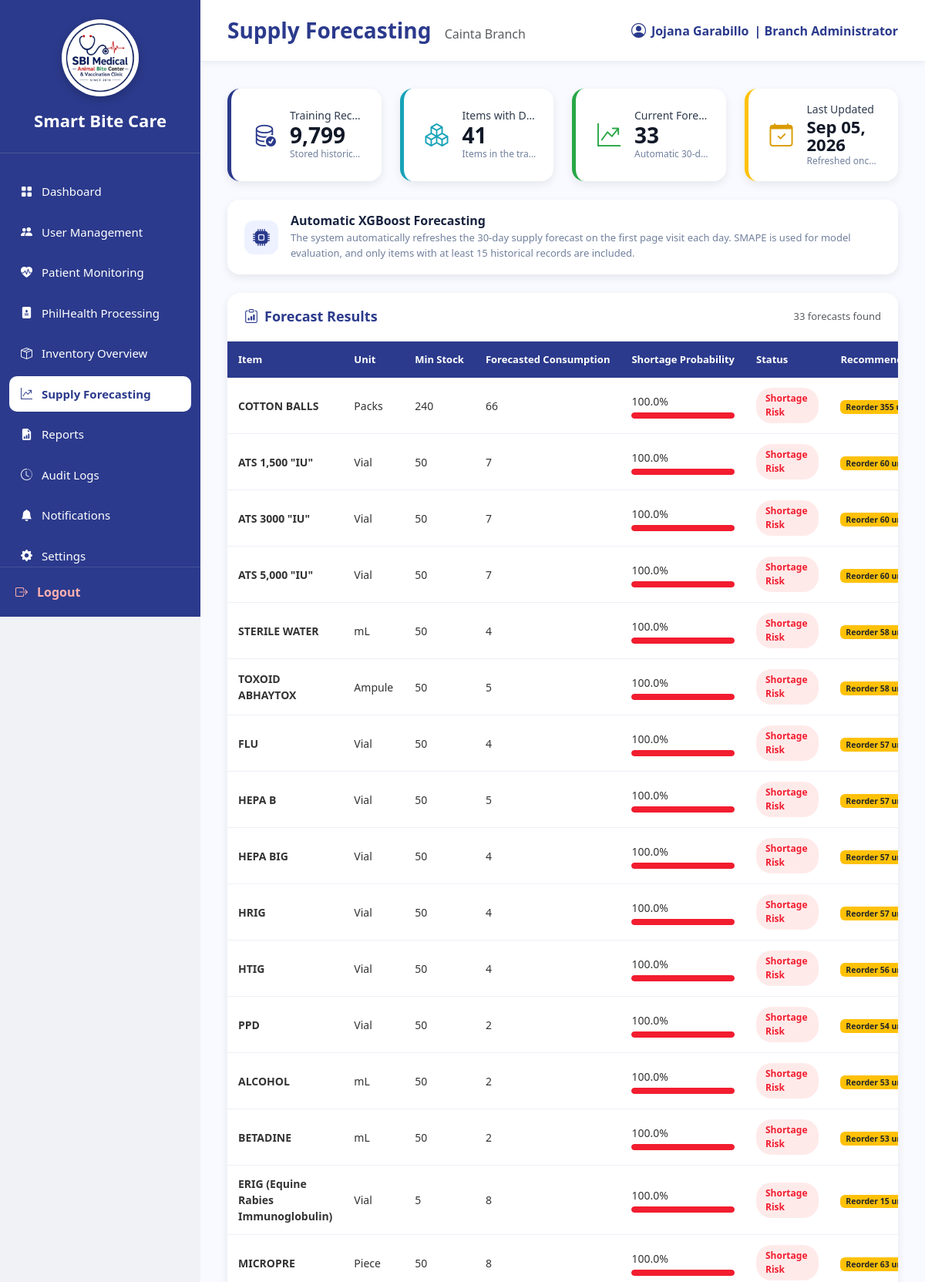
The page /BranchAdmin_Forecasting.php (signed in, upper part) on the database its author committed.
### tables this page shows
CREATE TABLE `users` (
  `user_id` int(11) NOT NULL,
  `branch_id` varchar(10) DEFAULT NULL,
  `role_id` int(11) NOT NULL,
  `username` varchar(100) NOT NULL,
  `email` varchar(255) NOT NULL,
  `password` varchar(255) NOT NULL,
  `status` enum('Active','Inactive') DEFAULT 'Active',
  `created_at` timestamp NOT NULL DEFAULT current_timestamp(),
  `last_login` datetime DEFAULT NULL
);

CREATE TABLE `branches` (
  `branch_id` varchar(10) NOT NULL,
  `branch_name` varchar(150) NOT NULL,
  `branch_address` text DEFAULT NULL,
  `contact_number` varchar(30) DEFAULT NULL,
  `email` varchar(150) DEFAULT NULL,
  `status` enum('Active','Inactive') DEFAULT 'Active',
  `created_at` timestamp NOT NULL DEFAULT current_timestamp()
);

CREATE TABLE `forecast_results` (
  `forecast_id` int(11) NOT NULL,
  `item_id` int(11) NOT NULL,
  `branch_id` varchar(10) NOT NULL,
  `forecast_date` date NOT NULL,
  `shortage_probability` decimal(5,4) DEFAULT NULL,
  `forecast_status` varchar(100) DEFAULT NULL,
  `recommended_reorder` decimal(12,2) DEFAULT NULL,
  `generated_by` int(11) DEFAULT NULL,
  `forecasted_consumption` decimal(12,2) DEFAULT NULL,
  `forecast_days` int(11) DEFAULT NULL
);

CREATE TABLE `inventory_items` (
  `item_id` int(11) NOT NULL,
  `category_id` int(11) NOT NULL,
  `unit_id` int(11) NOT NULL,
  `item_name` varchar(255) NOT NULL,
  `minimum_stock` int(11) DEFAULT 0,
  `description` text DEFAULT NULL,
  `is_forecastable` tinyint(1) NOT NULL DEFAULT 0,
  `is_consumable` tinyint(1) NOT NULL DEFAULT 1,
  `base_unit_label` varchar(30) DEFAULT NULL,
  `display_unit_label` varchar(30) DEFAULT NULL,
  `conversion_to_base` decimal(12,4) NOT NULL DEFAULT 1.0000
);

CREATE TABLE `units` (
  `unit_id` int(11) NOT NULL,
  `unit_name` varchar(100) NOT NULL
);

### BranchAdmin_Forecasting.php (the view, shortened to what this page needs)
<?php
require_once 'sources/db_connect.php';
$user_id = (int)$_SESSION['user_id'];
$branch_id = $_SESSION['branch_id'] ?? null;
$user_sql = "SELECT u.username, b.branch_name
             FROM users u
             LEFT JOIN branches b ON u.branch_id = b.branch_id
             WHERE u.user_id = ?";
$user_stmt = $conn->prepare($user_sql);
$user_stmt->bind_param("i", $user_id);
$user_stmt->execute();
$user_result = $user_stmt->get_result();
$user_data = $user_result->fetch_assoc();
$username = $user_data['username'] ?? 'Branch Admin';
$branch_name = $user_data['branch_name'] ?? 'Unknown Branch';
$forecast_days = 30;
$minimum_records_per_item = 15;
$latest_forecast_sql = "SELECT MAX(forecast_date) AS latest_forecast_date,
                               CURDATE() AS database_today,
                               COALESCE(SUM(
                                   CASE
                                       WHEN forecast_date = CURDATE() AND forecast_days = ? THEN 1
                                       ELSE 0
                                   END
                               ), 0) AS today_forecast_count
                        FROM forecast_results
                        WHERE branch_id = ?";
$latest_forecast_stmt = $conn->prepare($latest_forecast_sql);
$latest_forecast_stmt->bind_param("is", $forecast_days, $branch_id);
$latest_forecast_stmt->execute();
$latest_forecast_data = $latest_forecast_stmt->get_result()->fetch_assoc();
$latest_forecast_date = $latest_forecast_data['latest_forecast_date'] ?? null;
$forecasts = [];
$forecast_sql = "SELECT
                p.*,
                i.item_name,
                i.minimum_stock,
                u.unit_name
             FROM forecast_results p
             JOIN inventory_items i ON p.item_id = i.item_id
             LEFT JOIN units u ON i.unit_id = u.unit_id
             WHERE p.branch_id = ?
             ORDER BY p.shortage_probability DESC";
$forecast_stmt = $conn->prepare($forecast_sql);
$forecast_stmt->bind_param("s", $branch_id);
$forecast_stmt->execute();
$forecast_result = $forecast_stmt->get_result();
while ($row = $forecast_result->fetch_assoc()) {
    if ($row['shortage_probability'] >= 0.8) {
        $status_color = 'danger';
    } elseif ($row['shortage_probability'] >= 0.6) {
        $status_color = 'warning';
    } else {
        $status_color = 'success';
    }
    $forecasts[] = [
        'item_name' => $row['item_name'],
        'unit_name' => $row['unit_name'],
        'shortage_probability' => (float)$row['shortage_probability'],
        'forecast_status' => $row['forecast_status'],
        'status_color' => $status_color,
        'recommended_reorder' => (int)$row['recommended_reorder'],
        'forecasted_consumption' => (int)$row['forecasted_consumption'],
        'forecast_days' => (int)$row['forecast_days'],
        'minimum_stock' => (int)$row['minimum_stock'],
        'forecast_date' => date('m/d/Y', strtotime($row['forecast_date']))
    ];
}
$stats_sql = "SELECT
                COUNT(DISTINCT item_id) as item_count,
                COUNT(*) as total_records,
                MIN(record_date) as earliest_date,
                MAX(record_date) as latest_date,
                AVG(quantity_used) as avg_usage
             FROM training_dataset
             WHERE branch_id = ?";
$stats_stmt = $conn->prepare($stats_sql);
$stats_stmt->bind_param("s", $branch_id);
$stats_stmt->execute();
$stats_result = $stats_stmt->get_result();
$training_stats = $stats_result->fetch_assoc();
?>
<!DOCTYPE html>
<html lang="en">
<head>
    <link href="https://cdn.jsdelivr.net/npm/bootstrap@5.3.3/dist/css/bootstrap.min.css" rel="stylesheet">
    <link rel="stylesheet" href="https://cdn.jsdelivr.net/npm/bootstrap-icons@1.11.3/font/bootstrap-icons.min.css">
    <link rel="stylesheet" href="sidebar.css">
</head>
<body>
<div class="sidebar">
    <div class="logo-area">
        <div class="logo-frame">
            <img src="logo.png" alt="Smart Bite Care Logo" class="logo">
        </div>
        <div class="system-name">Smart Bite Care</div>
    </div>
    <nav class="nav-menu">
        <ul>
            <li><a href="BranchAdmin_Dashboard.php"><i class="bi bi-grid-fill"></i><span>Dashboard</span></a></li>
            <li><a href="BranchAdmin_UserManagement.php"><i class="bi bi-people-fill"></i><span>User Management</span></a></li>
            <li><a href="BranchAdmin_PatientMonitoring.php"><i class="bi bi-heart-pulse-fill"></i><span>Patient Monitoring</span></a></li>
            <li><a href="BranchAdmin_PhilhealthWorkflow.php"><i class="bi bi-file-medical-fill"></i><span>PhilHealth Processing</span></a></li>
            <li><a href="BranchAdmin_InventoryOverview.php"><i class="bi bi-box-seam"></i><span>Inventory Overview</span></a></li>
            <li><a class="active" href="BranchAdmin_Forecasting.php"><i class="bi bi-graph-up-arrow"></i><span>Supply Forecasting</span></a></li>
            <li><a href="BranchAdmin_Reports.php"><i class="bi bi-file-earmark-bar-graph-fill"></i><span>Reports</span></a></li>
            <li><a href="BranchAdmin_AuditLogs.php"><i class="bi bi-clock-history"></i><span>Audit Logs</span></a></li>
            <li><a href="BranchAdmin_Notifications.php"><i class="bi bi-bell-fill"></i><span>Notifications</span></a></li>
            <li><a href="BranchAdmin_Settings.php"><i class="bi bi-gear-fill"></i><span>Settings</span></a></li>
        </ul>
    </nav>
    <div class="logout">
        <a href="logout.php"><i class="bi bi-box-arrow-right"></i><span>Logout</span></a>
    </div>
</div>
<div class="main">
    <div class="topbar">
        <h3>Supply Forecasting <small class="text-muted fs-6"><?php echo htmlspecialchars($branch_name); ?></small></h3>
        <div class="profile">
            <i class="bi bi-person-circle"></i>
            <span><?php echo htmlspecialchars($username); ?></span>
            <span class="profile-role">| Branch Administrator</span>
        </div>
    </div>
    <div class="page-body">
        <div class="row g-4 mb-4">
            <div class="col-lg-3 col-md-6">
                <div class="stat-card stat-primary">
                    <div class="stat-icon"><i class="bi bi-database-check"></i></div>
                    <div class="stat-content">
                        <div class="stat-label">Training Records</div>
                        <div class="stat-number"><?php echo number_format($training_stats['total_records'] ?? 0); ?></div>
                        <div class="stat-description">Stored historical records</div>
                    </div>
                </div>
            </div>
            <div class="col-lg-3 col-md-6">
                <div class="stat-card stat-info">
                    <div class="stat-icon"><i class="bi bi-boxes"></i></div>
                    <div class="stat-content">
                        <div class="stat-label">Items with Data</div>
                        <div class="stat-number"><?php echo number_format($training_stats['item_count'] ?? 0); ?></div>
                        <div class="stat-description">Items in the training set</div>
                    </div>
                </div>
            </div>
            <div class="col-lg-3 col-md-6">
                <div class="stat-card stat-success">
                    <div class="stat-icon"><i class="bi bi-graph-up-arrow"></i></div>
                    <div class="stat-content">
                        <div class="stat-label">Current Forecasts</div>
                        <div class="stat-number"><?php echo count($forecasts); ?></div>
                        <div class="stat-description">Automatic 30-day results</div>
                    </div>
                </div>
            </div>
            <div class="col-lg-3 col-md-6">
                <div class="stat-card stat-warning">
                    <div class="stat-icon"><i class="bi bi-calendar-check"></i></div>
                    <div class="stat-content">
                        <div class="stat-label">Last Updated</div>
                        <div class="stat-number" style="font-size:22px;">
                            <?php echo $latest_forecast_date ? date('M d, Y', strtotime($latest_forecast_date)) : 'Pending'; ?>
                        </div>
                        <div class="stat-description">Refreshed once each day</div>
                    </div>
                </div>
            </div>
        </div>
        <div class="forecast-status-card">
            <div class="status-icon"><i class="bi bi-cpu-fill"></i></div>
            <div>
                <h5>Automatic XGBoost Forecasting</h5>
                <p>
                    The system automatically refreshes the 30-day supply forecast on the first page visit each day.
                    SMAPE is used for model evaluation, and only items with at least
                    <?php echo $minimum_records_per_item; ?> historical records are included.
                </p>
            </div>
        </div>
        <div class="table-wrap">
            <div class="table-header">
                <h5><i class="bi bi-clipboard-data me-2"></i>Forecast Results</h5>
                <span class="text-muted" style="font-size:13px;">
                    <?php echo count($forecasts); ?> forecasts found
                </span>
            </div>
            <table class="table data-table">
                <thead>
                    <tr>
                        <th>Item</th>
                        <th>Unit</th>
                        <th>Min Stock</th>
                        <th>Forecasted Consumption</th>
                        <th>Shortage Probability</th>
                        <th>Status</th>
                        <th>Recommendation</th>
                    </tr>
                </thead>
                <tbody>
                    <?php if (count($forecasts) > 0): ?>
                        <?php foreach ($forecasts as $forecast): ?>
                            <tr>
                                <td><strong><?php echo htmlspecialchars($forecast['item_name']); ?></strong></td>
                                <td><?php echo htmlspecialchars($forecast['unit_name'] ?? 'N/A'); ?></td>
                                <td><?php echo htmlspecialchars($forecast['minimum_stock']); ?></td>
                                <td><?php echo htmlspecialchars($forecast['forecasted_consumption'] ?? 'N/A'); ?></td>
                                <td>
                                    <?php echo number_format($forecast['shortage_probability'] * 100, 1); ?>%
                                    <div class="probability-bar">
                                        <div class="fill <?php
                                            echo $forecast['shortage_probability'] >= 0.8 ? 'fill-high' :
                                                ($forecast['shortage_probability'] >= 0.6 ? 'fill-medium' : 'fill-low');
                                        ?>"
                                             style="width: <?php echo $forecast['shortage_probability'] * 100; ?>%;">
                                        </div>
                                    </div>
                                </td>
                                <td>
                                    <span class="badge-status <?php
                                        echo $forecast['status_color'] == 'danger' ? 'badge-danger' :
                                            ($forecast['status_color'] == 'warning' ? 'badge-warning' : 'badge-success');
                                    ?>">
                                        <?php echo htmlspecialchars($forecast['forecast_status']); ?>
                                    </span>
                                </td>
                                <td>
                                    <?php if ($forecast['recommended_reorder'] > 0): ?>
                                        <span class="badge bg-warning text-dark">
                                            Reorder <?php echo htmlspecialchars($forecast['recommended_reorder']); ?> units
                                        </span>
                                    <?php else: ?>
                                        <span class="text-muted">No action needed</span>
                                    <?php endif; ?>
                                </td>
                            </tr>
                        <?php endforeach; ?>
                    <?php endif; ?>
                </tbody>
            </table>
        </div>
    </div>
</div>
</body>
</html>

### sidebar.css (style rules this page uses)
:root { --primary:#2B3A8C; --accent:#F21D2F; --bg:#F2F2F2; --white:#fff; }
.sidebar { width:260px; height:100vh; height:100dvh; min-height:0; background:var(--primary); display:flex; flex-direction:column; color:white; position:fixed; left:0; top:0; overflow:hidden; z-index:1000; box-sizing:border-box; }
.sidebar * { box-sizing:border-box; }
.logo-area { padding:25px 20px; border-bottom:1px solid rgba(255,255,255,.15); text-align:center; flex-shrink:0; }
.logo { width: 90px; height: 90px; display: block; object-fit: contain; }
.logo-frame { width: 100px; height: 100px; margin: 0 auto; border-radius: 50%; background: #fff; display: flex; align-items: center; justify-content: center; overflow: hidden; box-shadow: 0 4px 12px rgba(0,0,0,.2); border: 3px solid rgba(255,255,255,.3); }
.system-name { margin-top:15px; font-size:22px; font-weight:700; }
.nav-menu { margin-top:20px; flex:1; min-height:0; padding-bottom:10px; overflow-x:hidden; overflow-y:auto; overscroll-behavior:contain; scrollbar-width:thin; scrollbar-color:rgba(255,255,255,.45) transparent; -webkit-overflow-scrolling:touch; }
.nav-menu ul { list-style:none; padding:0; margin:0; }
.nav-menu li { margin:6px 12px; }
.nav-menu a { color:white; text-decoration:none; display:flex; align-items:center; gap:12px; padding:12px 15px; border-radius:10px; transition:.25s; font-size:15px; }
.nav-menu a.active { background:white; color:var(--primary); font-weight:600; }
.logout { padding:20px; flex-shrink:0; border-top:1px solid rgba(255,255,255,.12); background:var(--primary); }
.logout a { color:#ffb0b0; text-decoration:none; display:flex; align-items:center; gap:12px; font-weight:600; }

### rows shown on the page
users: branch.branch_name "Cainta Branch", username "Jojana Garabillo"
forecast_results: item.item_name "COTTON BALLS", units.unit_name "Packs", item.minimum_stock "240", forecasted_consumption "66", $forecast['shortage_probability']*100 "100.0", forecast_status "Shortage Risk", recommended_reorder "355"
forecast_results: item.item_name "ATS 1,500 \"IU\"", units.unit_name "Vial", item.minimum_stock "50", forecasted_consumption "7", $forecast['shortage_probability']*100 "100.0", forecast_status "Shortage Risk", recommended_reorder "60"
forecast_results: item.item_name "ATS 3000 \"IU\"", units.unit_name "Vial", item.minimum_stock "50", forecasted_consumption "7", $forecast['shortage_probability']*100 "100.0", forecast_status "Shortage Risk", recommended_reorder "60"
forecast_results: item.item_name "ATS 5,000 \"IU\"", units.unit_name "Vial", item.minimum_stock "50", forecasted_consumption "7", $forecast['shortage_probability']*100 "100.0", forecast_status "Shortage Risk", recommended_reorder "60"
forecast_results: item.item_name "STERILE WATER", units.unit_name "mL", item.minimum_stock "50", forecasted_consumption "4", $forecast['shortage_probability']*100 "100.0", forecast_status "Shortage Risk", recommended_reorder "58"
forecast_results: item.item_name "TOXOID ABHAYTOX", units.unit_name "Ampule", item.minimum_stock "50", forecasted_consumption "5", $forecast['shortage_probability']*100 "100.0", forecast_status "Shortage Risk", recommended_reorder "58"
forecast_results: item.item_name "FLU", units.unit_name "Vial", item.minimum_stock "50", forecasted_consumption "4", $forecast['shortage_probability']*100 "100.0", forecast_status "Shortage Risk", recommended_reorder "57"
forecast_results: item.item_name "HEPA B", units.unit_name "Vial", item.minimum_stock "50", forecasted_consumption "5", $forecast['shortage_probability']*100 "100.0", forecast_status "Shortage Risk", recommended_reorder "57"
forecast_results: item.item_name "HEPA BIG", units.unit_name "Vial", item.minimum_stock "50", forecasted_consumption "4", $forecast['shortage_probability']*100 "100.0", forecast_status "Shortage Risk", recommended_reorder "57"
forecast_results: item.item_name "HRIG", units.unit_name "Vial", item.minimum_stock "50", forecasted_consumption "4", $forecast['shortage_probability']*100 "100.0", forecast_status "Shortage Risk", recommended_reorder "57"
forecast_results: item.item_name "HTIG", units.unit_name "Vial", item.minimum_stock "50", forecasted_consumption "4", $forecast['shortage_probability']*100 "100.0", forecast_status "Shortage Risk", recommended_reorder "56"
forecast_results: item.item_name "PPD", units.unit_name "Vial", item.minimum_stock "50", forecasted_consumption "2", $forecast['shortage_probability']*100 "100.0", forecast_status "Shortage Risk", recommended_reorder "54"
forecast_results: item.item_name "ALCOHOL", units.unit_name "mL", item.minimum_stock "50", forecasted_consumption "2", $forecast['shortage_probability']*100 "100.0", forecast_status "Shortage Risk", recommended_reorder "53"
forecast_results: item.item_name "BETADINE", units.unit_name "mL", item.minimum_stock "50", forecasted_consumption "2", $forecast['shortage_probability']*100 "100.0", forecast_status "Shortage Risk", recommended_reorder "53"
forecast_results: item.item_name "ERIG (Equine Rabies Immunoglobulin)", units.unit_name "Vial", item.minimum_stock "5", forecasted_consumption "8", $forecast['shortage_probability']*100 "100.0", forecast_status "Shortage Risk", recommended_reorder "15"
forecast_results: item.item_name "MICROPRE", units.unit_name "Piece", item.minimum_stock "50", forecasted_consumption "8", $forecast['shortage_probability']*100 "100.0", forecast_status "Shortage Risk", recommended_reorder "63"

### other values the page prints
$training_stats['total_records'] "9,799"
$training_stats['item_count'] "41"
count($forecasts) "33"
date('M d, Y', strtotime($latest_forecast_date)) "Sep 05, 2026"
$minimum_records_per_item "15"
